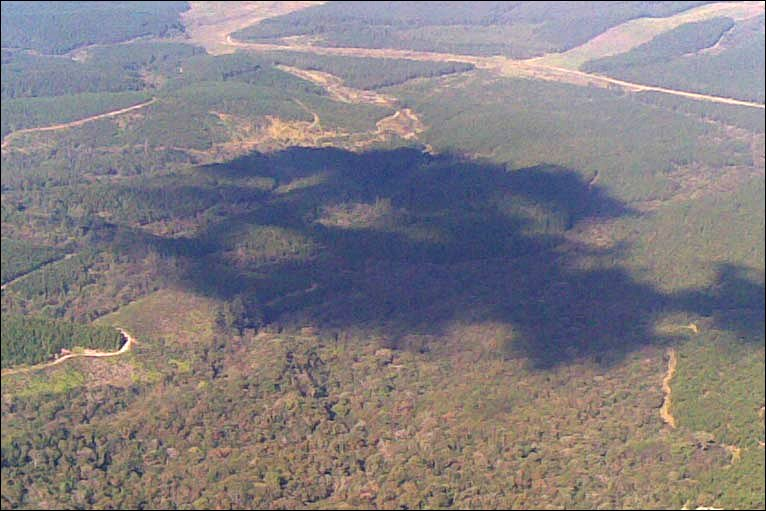
%> input picture imageProcessing/matlab_shadow/matlab_shadow/im1.jpg, 766 x 511 px
$ octave shadow_detect.m   (GNU Octave 9; MATLAB toolbox functions it lacks are replaced by stand-ins)
%> lines starting %> are read from the running program, lines starting %| are printed output that depends on the picture; in (x1, y1, x2, y2) boxes, pixels count from 0 and x2, y2 are one past the last pixel; in counts of white or black regions, pixels touching at a corner belong together; the program's own positions count from 1
%% Shadow Detection Source Code
% Shared by Beril Sirmacek
% For Academic & Educational Usage Only
% Please consider citing following reference articles.
%
% B. Sirmacek and C. Unsalan, "Damaged Building Detection in Aerial Images
% using Shadow Information", 4th International Conference on Recent Advances
% in Space Technologies RAST 2009, Istanbul, Turkey, June 2009.
%
% C. Unsalan and K. L. Boyer, "Linearized vegetation indices based on a formal
% statistical framework," IEEE Transactions on Geoscience and Remote Sensing,
% vol. 42, pp. 1575-1585, 2004.

%%
%clear all
%close all
%clc

%% Read Images:
im = imread('im1.jpg');
%> im is the input picture: size 511x766x3 uint8; mean R, G, B 130.9, 125.8, 130.5
im = imread('im1.jpg');
figure, imshow(im);

% NOTE: You might need different median filter size for your test image.
r = medfilt2(double(im(:,:,1)), [3,3]);
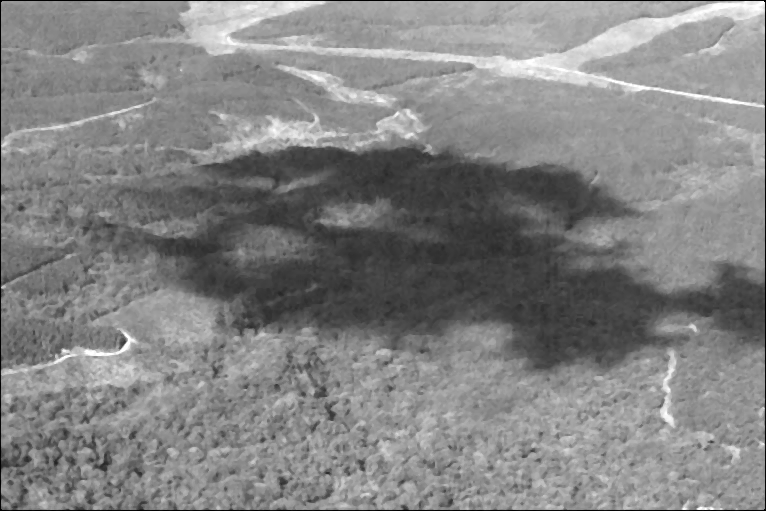
%> r: size 511x766 double; min 0, max 255, mean 130.9
g = medfilt2(double(im(:,:,2)), [3,3]);
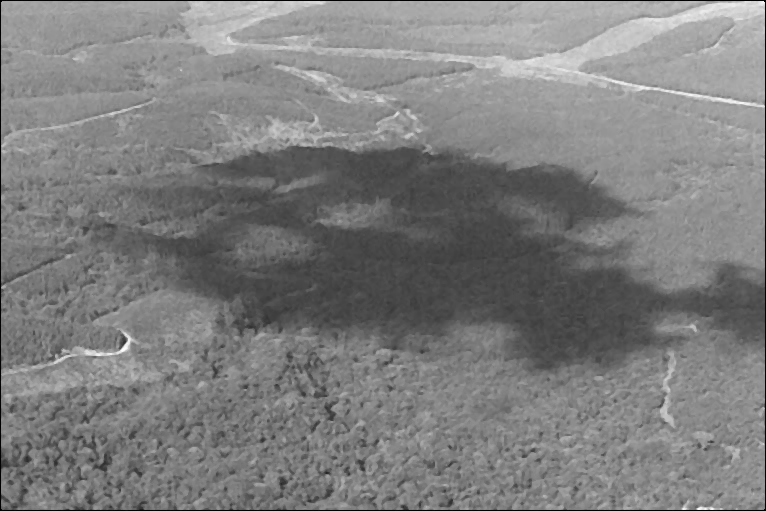
%> g: size 511x766 double; min 0, max 252, mean 125.8
b = medfilt2(double(im(:,:,3)), [3,3]);
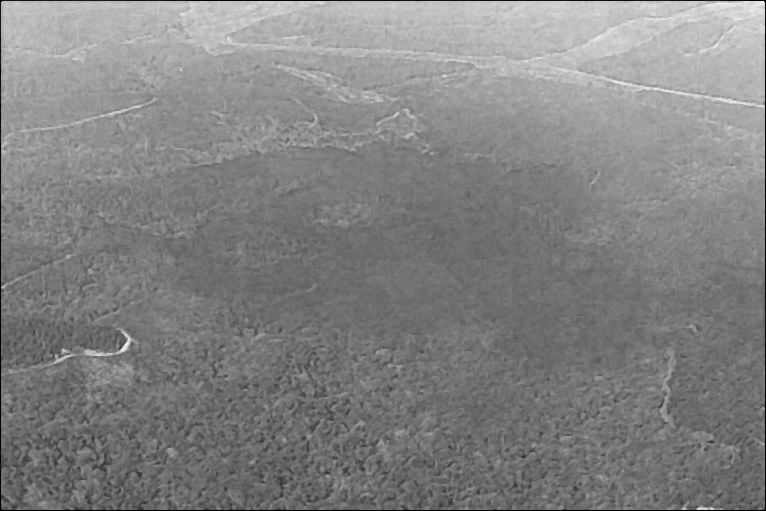
%> b: size 511x766 double; min 0, max 243, mean 130.5

%% Calculate Shadow Ratio:

shadow_ratio = ((4/pi).*atan(((b-g))./(b+g)));
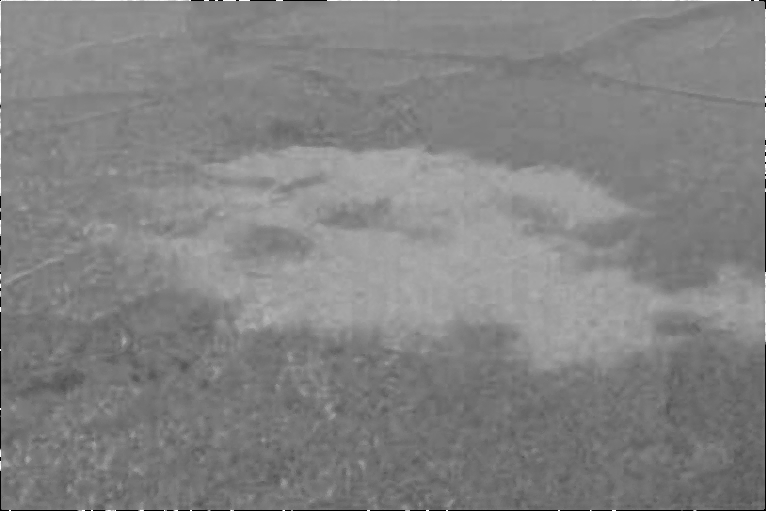
%> shadow_ratio: size 511x766 double; 0.19% of the values are NaN or infinite; the others: min -1, max 1, mean 0.0306; drawn with min black, max white, NaN and infinite black
figure, imshow(shadow_ratio, []); colormap(jet); colorbar;

% NOTE: You might need a different threshold value for your test image.
% You can also consider using automatic threshold estimation methods.
shadow_mask = shadow_ratio>0.2;
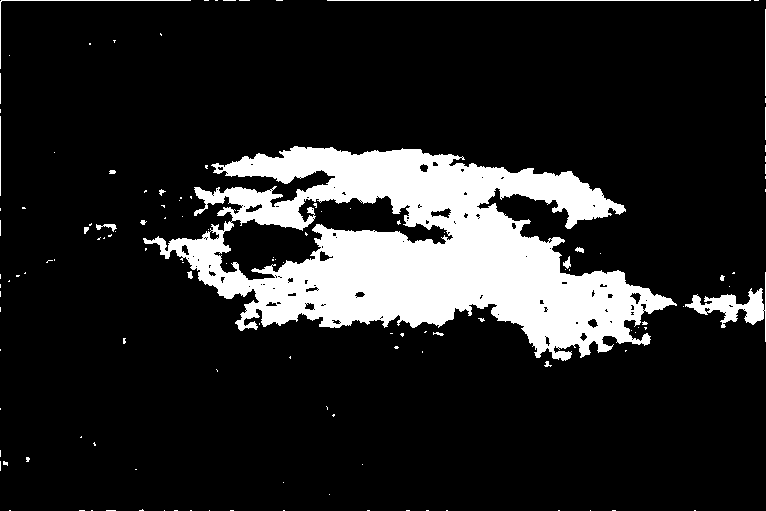
%> shadow_mask: size 511x766 logical; 14.6% white; 131 white regions (112 under 20 px), largest, box (x1, y1, x2, y2) and area: (143, 146, 677, 361) 53763, (685, 272, 766, 342) 1425, (327, 0, 751, 1) 424
figure, imshow(shadow_mask, []);

shadow_mask(1:5,:) = 0;
shadow_mask(end-5:end,:) = 0;
%> shadow_mask: size 511x766 logical; 14.4% white; 105 white regions (87 under 20 px), largest, box (x1, y1, x2, y2) and area: (143, 146, 677, 361) 53763, (685, 272, 766, 342) 1425, (765, 9, 766, 96) 87
shadow_mask(:,1:5) = 0;
shadow_mask(:,end-5:end) = 0;
%> shadow_mask: size 511x766 logical; 14.2% white; 83 white regions (70 under 20 px), largest, box (x1, y1, x2, y2) and area: (143, 146, 677, 361) 53763, (685, 288, 760, 328) 1254, (96, 224, 117, 232) 77

% NOTE: Depending on the shadow size that you want to consider,
% you can change the area size threshold
shadow_mask = bwareaopen(shadow_mask, 100);
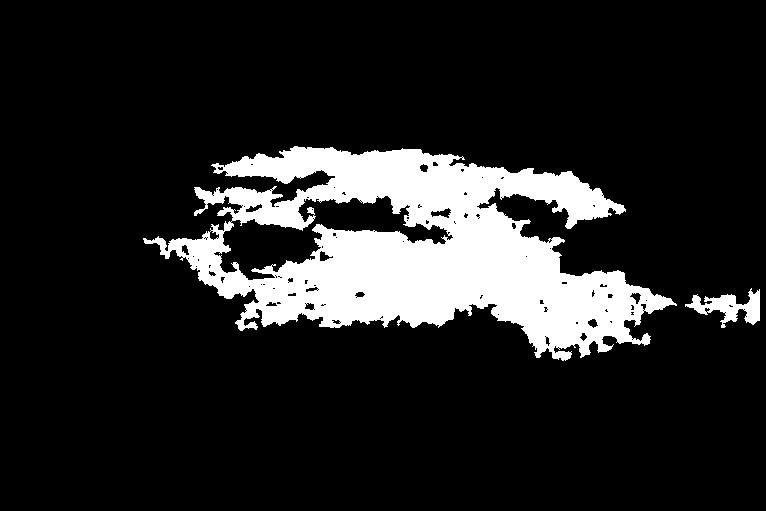
%> shadow_mask: size 511x766 logical; 14.1% white; 2 white regions, box (x1, y1, x2, y2) and area: (143, 146, 677, 361) 53763, (685, 288, 760, 328) 1254
[x,y] = find(imdilate(shadow_mask,strel('disk',2))-shadow_mask);
%> x = 8718 values from 145 to 363; y = 8718 values from 142 to 762

figure, imshow(im); hold on,
plot(y,x,'.b'), title('Shadow Boundaries');
%> after `title('Shadow Boundaries')`:
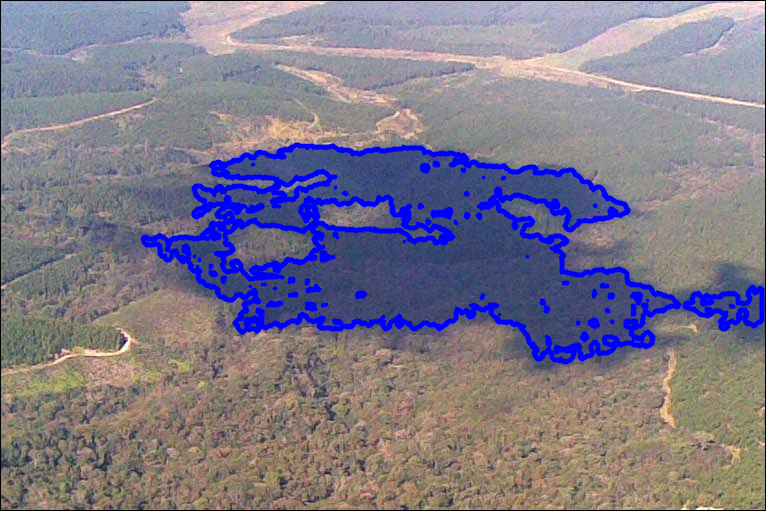
%> figure redrawn from the program's plot data; its title reads 'Shadow Boundaries'

%%
